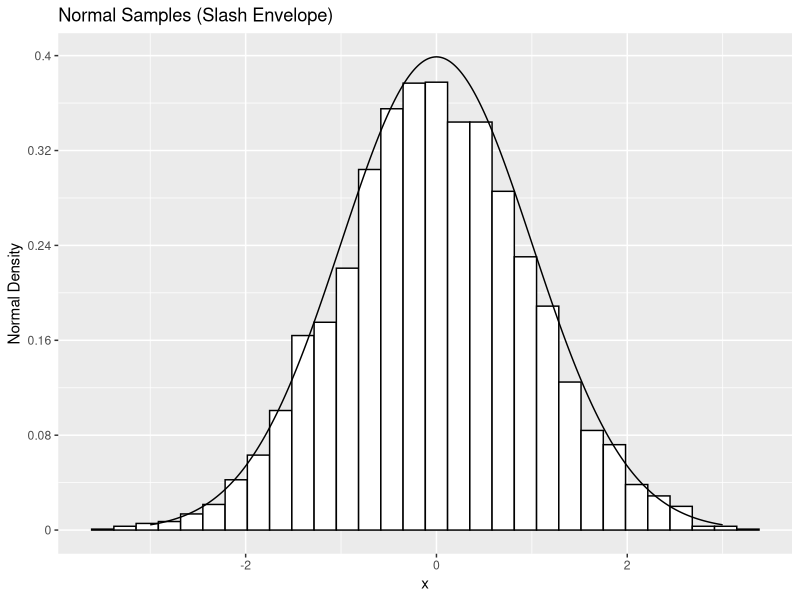
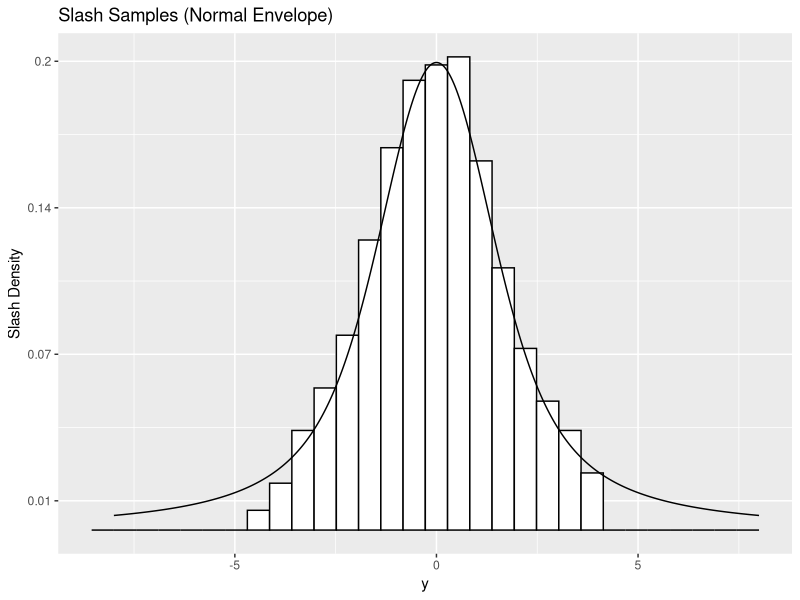
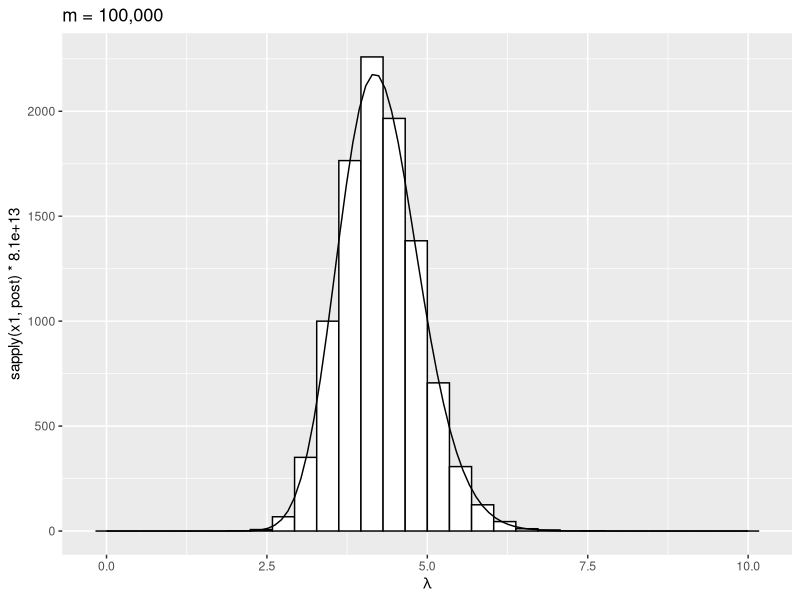
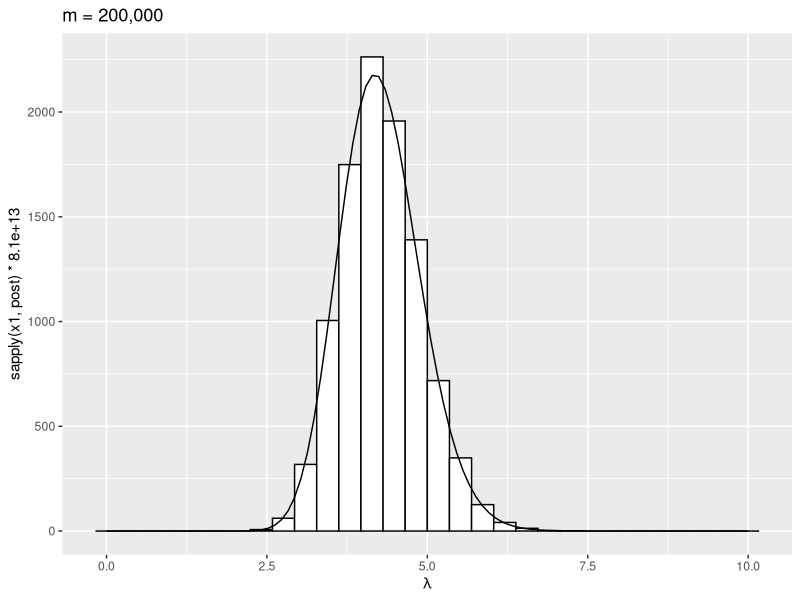
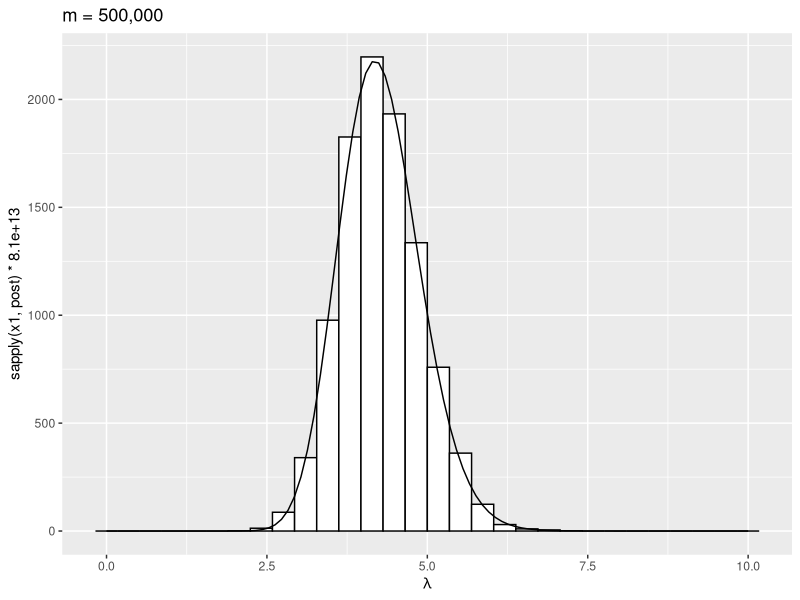
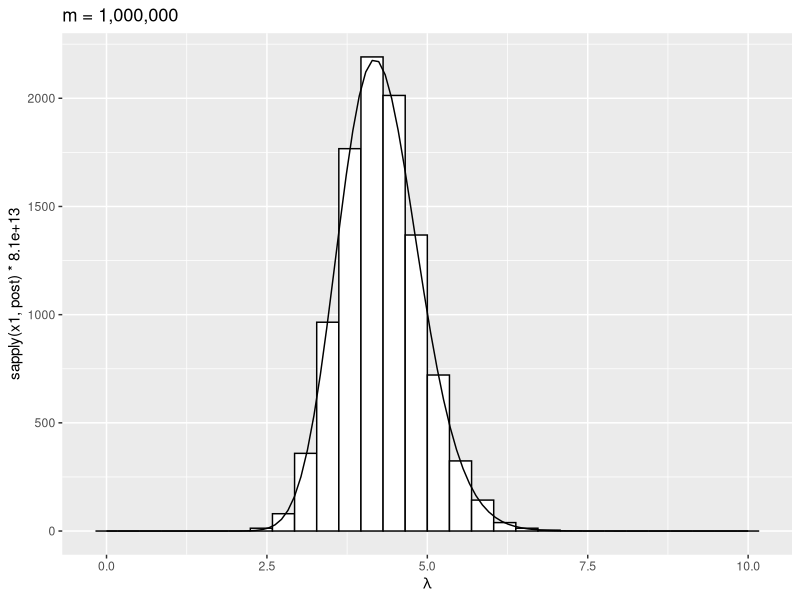
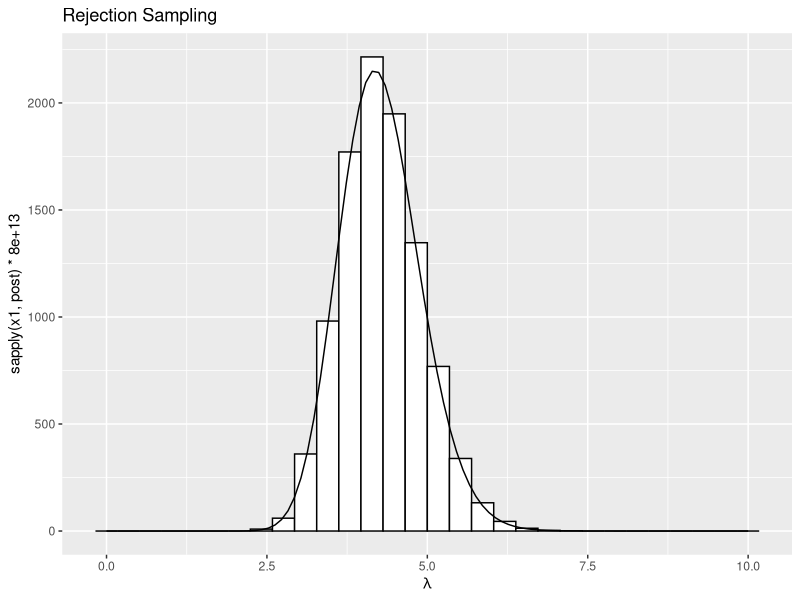

The R script that drew these images, in order:
##### Sampling Importance Resampling (SIR) #####

###1. Slash Distribution

dslash <- function(y){
  ifelse( y!=0, (1-exp(-y^2/2))/(y^2*sqrt(2*pi)), 1/(2*sqrt(2*pi)) )
}

W <- function(f, g, x){ (f(x)/g(x)) / sum(f(x)/g(x)) }
m <- 100000; n <- 5000

Y1 <- rnorm(m)/runif(m)
X1 <- sample( Y1, n, replace = T, prob = W(dnorm, dslash, Y1) )
X2 <- rnorm(m)
Y2 <- sample( X2, n, replace = T, prob = W(dslash, dnorm, X2) )


library(ggplot2)

x1 <- seq(-3, 3, length.out=n); x2 <- seq(-8, 8, length.out=n)
y1 <- seq(0, 500, 100); y2 <- seq(40, 640, 200)

ggplot() + geom_histogram(aes(X1), color=1, fill="white") +
  geom_line(aes(x1, dnorm(x1)*1250)) +
  labs(title="Normal Samples (Slash Envelope)", x="x", y="Normal Density") +
  scale_y_continuous(breaks=y1, labels=y1/1250)

ggplot() + geom_histogram(aes(Y2), color=1, fill="white") +
  geom_line(aes(x2, dslash(x2)*3200)) +
  labs(title="Slash Samples (Normal Envelope)", x="y", y="Slash Density") +
  scale_y_continuous(breaks=y2, labels=round(y2/3200, 2))



###2. Bayesian Inference

x <- c(8, 3, 4, 3, 1, 7, 2, 6, 2, 7)
lik <- function(lambda){ prod(dpois(x, lambda)) }
n <- 10000; i <- 0; lambda <- list()

for(m in c(10, 20, 50, 100)*10000){
  init <- rlnorm(m, log(4), 0.5); i <- i + 1
  lambda[[i]] <- sample( init, n, replace = T, prob = sapply(init, lik) )
}

post <- function(lambda){ dlnorm(lambda, log(4), 0.5)*prod(dpois(x, lambda)) }

x1 <- seq(0, 10, length.out=100)

ggplot() + geom_histogram(aes(lambda[[1]]), color=1, fill="white") +
  geom_line(aes(x1, sapply(x1, post)*0.81e14)) +
  labs(title="m = 100,000", x=expression(lambda))

ggplot() + geom_histogram(aes(lambda[[2]]), color=1, fill="white") +
  geom_line(aes(x1, sapply(x1, post)*0.81e14)) +
  labs(title="m = 200,000", x=expression(lambda))

ggplot() + geom_histogram(aes(lambda[[3]]), color=1, fill="white") +
  geom_line(aes(x1, sapply(x1, post)*0.81e14)) +
  labs(title="m = 500,000", x=expression(lambda))

ggplot() + geom_histogram(aes(lambda[[4]]), color=1, fill="white") +
  geom_line(aes(x1, sapply(x1, post)*0.81e14)) +
  labs(title="m = 1,000,000", x=expression(lambda))


# Rejection Sampling과 비교

m <- n/0.29
lambda <- rlnorm(m, log(4), 0.5); U <- runif(m)
X <- lambda[ U < sapply(lambda, function(lambda){ lik(lambda)/lik(4.3) }) ]
length(X)

ggplot() + geom_histogram(aes(X), color=1, fill="white") +
  geom_line(aes(x1, sapply(x1, post)*0.8e14)) +
  labs(title="Rejection Sampling", x=expression(lambda))
